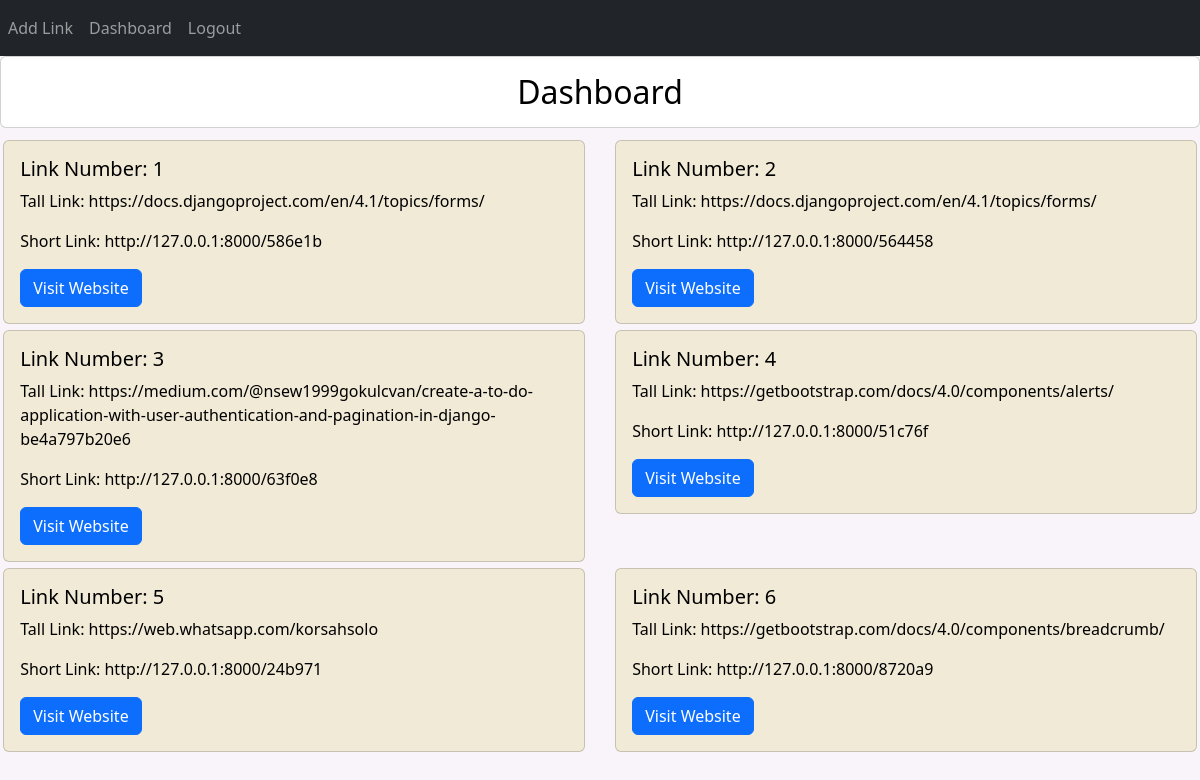
Screenshot of /dashboard (signed in) with the database file from the repository.
### urlshortapp/models.py (models this page shows)
class Urls(models.Model):
    user = models.ForeignKey(settings.AUTH_USER_MODEL, on_delete=models.CASCADE, related_name="user_link",default=1, null=True)
    userLink = models.CharField(max_length=10000)
    uuid = models.CharField(max_length=20)

### urlshortapp/views.py (the view)
# urls.py: path("dashboard",views.dashboard, name="dashboard"),
def dashboard(request):
    if request.user.is_authenticated:
        if request.method == "POST":
            urls = Urls.objects.filter(user = request.user)
            return render(request,"dashboard.html",{"urls":urls})
        urls = Urls.objects.filter(user = request.user)
        return render(request,"dashboard.html",{"urls":urls})
    else:
        messages.success(request,"Login First Please")
        return HttpResponseRedirect("login")

### templates/dashboard.html (shortened to what this page needs)
{% extends "index.html" %}
{% load static %}
{% block content %}
<div class="card text-center h2">
   <div class="card-body">
     Dashboard
   </div>
 </div>
<div class="row">
   {% for link in urls %}
   <div class="col-sm-6">
     <div class="card" style="background:#F0EAD6;margin:0.2rem;">
       <div class="card-body">
         <h5 class="card-title">Link Number: {{ link.id}}</h5>
         <p class="card-text">Tall Link: {{ link.userLink}}</p>
         <p class="card-text">Short Link: {{ link.uuid}}</p>
         <a href="{{ link.userLink}}" target=”_blank” class="btn btn-primary">Visit Website</a>
       </div>
     </div>
   </div>
   {% endfor %}
 </div>
{% endblock %}

### static/css/styles.css (style rules this page uses)
body { background:#f9f4f9; color: rgb(0, 0, 0); }

### rows the page displays
Urls: id "1", userLink "https://docs.djangoproject.com/en/4.1/topics/forms/", uuid "http://127.0.0.1:8000/586e1b"
Urls: id "2", userLink "https://docs.djangoproject.com/en/4.1/topics/forms/", uuid "http://127.0.0.1:8000/564458"
Urls: id "3", userLink "https://medium.com/@nsew1999gokulcvan/create-a-to-do-application-with-user-authentication-and-pagination-in-django-be4a797b20e6", uuid "http://127.0.0.1:8000/63f0e8"
Urls: id "4", userLink "https://getbootstrap.com/docs/4.0/components/alerts/", uuid "http://127.0.0.1:8000/51c76f"
Urls: id "5", userLink "https://web.whatsapp.com/korsahsolo", uuid "http://127.0.0.1:8000/24b971"
Urls: id "6", userLink "https://getbootstrap.com/docs/4.0/components/breadcrumb/", uuid "http://127.0.0.1:8000/8720a9"
